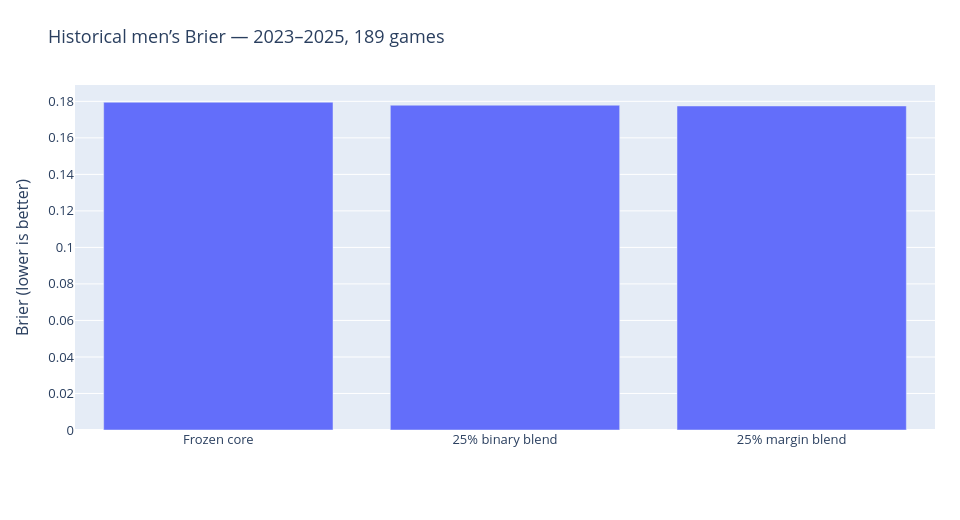

The cell this chart's notebook holds for it:
### Markdown cell above
## 3. Does the exact candidate survive a fuller ensemble?
For each outer year, train only on earlier seasons. Leave out each earlier season in turn, repeat for three fixed seeds, calibrate on inner held-out scores, and average the forecasts. Both margin and binary targets are run as a matched control.

**Frozen prediction rule:** 0.75 × retained core probability + 0.25 × auxiliary probability. No weight search, favorable-seed selection, core retraining, or changes to women’s predictions. The three years contain 63 main-bracket games each.

### Code cell
pooled = r['pooled']
display(pd.DataFrame([{'core': pooled['core'], 'binary blend': pooled['binary'], 'margin blend': pooled['margin'], 'gain vs core': pooled['core']-pooled['margin'], 'gain vs matched binary': pooled['binary']-pooled['margin']}]))
chart('pooled', 'Historical men’s Brier — 2023–2025, 189 games', ['Frozen core','25% binary blend','25% margin blend'], {'Brier': [pooled['core'],pooled['binary'],pooled['margin']]}, 'Brier (lower is better)')

### Figure 1 — Plotly figure (JSON) as saved in the notebook; plotly's stock layout.template omitted (floating-point values rounded to 4 significant figures)
{"data": [{"name": "Brier", "type": "bar", "x": ["Frozen core", "25% binary blend", "25% margin blend"], "y": [0.1795, 0.1779, 0.1775]}], "layout": {"barmode": "group", "font": {"size": 13}, "height": 520, "legend": {"orientation": "h", "y": -0.23}, "margin": {"b": 90, "l": 75, "r": 25, "t": 85}, "title": {"text": "Historical men’s Brier — 2023–2025, 189 games"}, "width": 960, "yaxis": {"title": {"text": "Brier (lower is better)"}}}}
